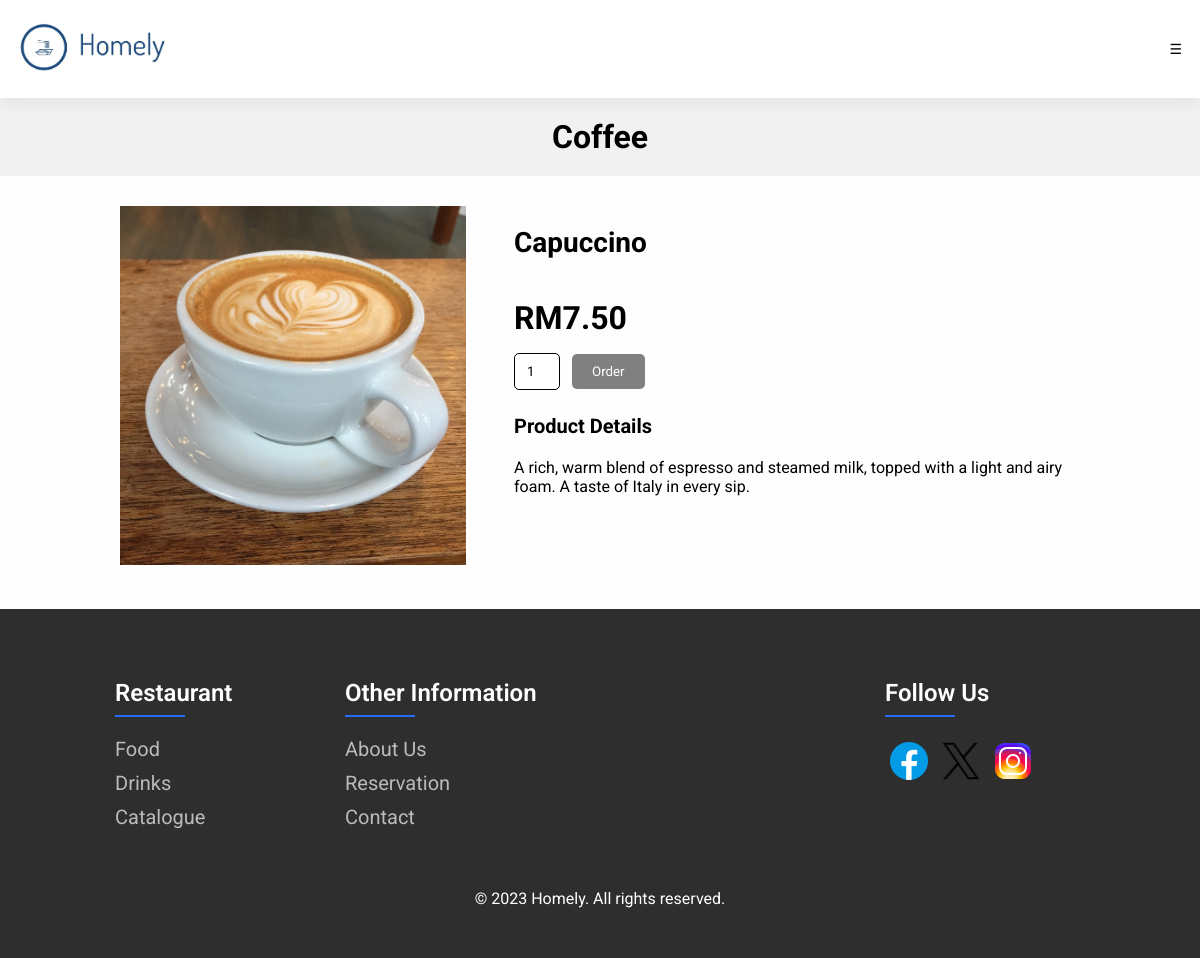
The page /item/6/ on the database its author committed.
### restaurant/models.py (models this page shows, shortened)
class FoodItem(models.Model):
    type = models.CharField(max_length=100)
    category = models.CharField(max_length=100)
    name = models.CharField(max_length=100)
    price = models.DecimalField(max_digits=6, decimal_places=2)
    description = models.TextField(blank=True)
    image = models.ImageField(upload_to='menu_items/')
    details_url = models.URLField(blank=True, null=True)

### restaurant/views.py (the view)
# urls.py: path('item/<int:pk>/', views.item_detail, name='item_detail'),
def item_detail(request, pk):
    item = FoodItem.objects.get(id = pk)
    return render(request, 'item_detail.html', {'item': item})

### templates/item_detail.html (shortened to what this page needs)
{% extends 'main.html' %} {% load static %} {% block content %}
<h1 class="food-heading">{{ item.type }}</h1>
<section class="food-item">
  <section class="col1">
    <img src="{{ MEDIA_URL }}{{ item.image.url }}" alt="{{ item.name }}" />
  </section>
  <section class="col2">
    <h2>{{ item.name }}</h2>
    <h3>RM{{ item.price }}</h3>
    <form action="{% url 'add_to_cart' item_type='food' pk=item.pk %}" method="post">
      <input type="number" name="quantity" value="1" min="1" />
      <button type="submit" class="order-button">Order</button>
    </form>
    <h4>Product Details</h4>
    <p>{{ item.description }}</p>
  </section>
</section>
{% endblock %}

### static/styles/main.css (style rules this page uses)
* { margin: 0; padding: 0; font-family: "Roboto", sans-serif; }
html { height: 100%; }
body { background-color: #fefefe; min-height: 100%; display: flex; flex-direction: column; }
.food-heading, .drinks-heading, .menu-heading { background-color: rgba(188, 188, 188, 0.197); padding: 20px; text-align: center; }
.food-item { display: flex; width: 1000px; margin: 30px auto 40px; }
.col1 { width: 40%; padding-left: 20px; }
.col1 > img { max-width: 90%; }
.col2 { width: 60%; padding: 10px; }
.order-button { background-color: grey; color: #fff; padding: 10px 20px; border: none; border-radius: 5px; cursor: pointer; transition: background-color 0.3s; }
.order-button { margin: 5px 0; text-align: center; }
.col2 > h2 { padding: 10px 0 40px 0; font-size: 28px; }
.col2 > h3 { font-size: 32px; margin-bottom: 12px; }
.col2 > form > input { padding: 10px 12px; width: 20px; border-radius: 5px; border: 1px solid black; margin-right: 8px; }
.col2 > h4 { padding: 20px 0 20px 0; font-size: 20px; }

### rows shown on the page
FoodItem: type "Coffee", image (picture), name "Capuccino", price "7.50", description "A rich, warm blend of espresso and steamed milk, topped with a light and airy foam. A taste of Italy in every sip."
